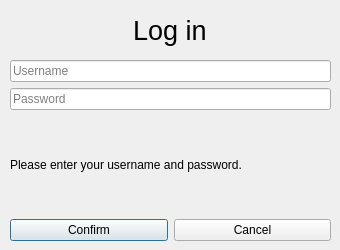
<?xml version="1.0" encoding="UTF-8"?>
<ui version="4.0">
 <class>Logindlg</class>
 <widget class="QDialog" name="Logindlg">
  <property name="geometry">
   <rect>
    <x>0</x>
    <y>0</y>
    <width>340</width>
    <height>250</height>
   </rect>
  </property>
  <property name="windowTitle">
   <string>Dialog</string>
  </property>
  <widget class="QWidget" name="verticalLayoutWidget_2">
   <property name="geometry">
    <rect>
     <x>10</x>
     <y>60</y>
     <width>321</width>
     <height>181</height>
    </rect>
   </property>
   <layout class="QVBoxLayout" name="verticalLayout_2" stretch="5,0,2">
    <item>
     <layout class="QVBoxLayout" name="verticalLayout" stretch="5,5">
      <item>
       <widget class="QLineEdit" name="UsernameEdit">
        <property name="text">
         <string/>
        </property>
        <property name="placeholderText">
         <string>Username</string>
        </property>
       </widget>
      </item>
      <item>
       <widget class="QLineEdit" name="PasswordEdit">
        <property name="text">
         <string/>
        </property>
        <property name="echoMode">
         <enum>QLineEdit::Password</enum>
        </property>
        <property name="placeholderText">
         <string>Password</string>
        </property>
       </widget>
      </item>
     </layout>
    </item>
    <item>
     <widget class="QLabel" name="promptlabel">
      <property name="text">
       <string>Please enter your username and password.</string>
      </property>
     </widget>
    </item>
    <item>
     <layout class="QHBoxLayout" name="horizontalLayout">
      <item>
       <widget class="QPushButton" name="confirmButton">
        <property name="text">
         <string>Confirm</string>
        </property>
       </widget>
      </item>
      <item>
       <widget class="QPushButton" name="cancelButton">
        <property name="text">
         <string>Cancel</string>
        </property>
       </widget>
      </item>
     </layout>
    </item>
   </layout>
  </widget>
  <widget class="QWidget" name="layoutWidget">
   <property name="geometry">
    <rect>
     <x>10</x>
     <y>10</y>
     <width>319</width>
     <height>41</height>
    </rect>
   </property>
   <layout class="QHBoxLayout" name="horizontalLayout_2">
    <item>
     <spacer name="horizontalSpacer">
      <property name="orientation">
       <enum>Qt::Horizontal</enum>
      </property>
      <property name="sizeHint" stdset="0">
       <size>
        <width>40</width>
        <height>20</height>
       </size>
      </property>
     </spacer>
    </item>
    <item>
     <widget class="QLabel" name="label">
      <property name="font">
       <font>
        <pointsize>20</pointsize>
       </font>
      </property>
      <property name="layoutDirection">
       <enum>Qt::LeftToRight</enum>
      </property>
      <property name="text">
       <string>Log in</string>
      </property>
      <property name="textFormat">
       <enum>Qt::AutoText</enum>
      </property>
     </widget>
    </item>
    <item>
     <spacer name="horizontalSpacer_2">
      <property name="orientation">
       <enum>Qt::Horizontal</enum>
      </property>
      <property name="sizeHint" stdset="0">
       <size>
        <width>40</width>
        <height>20</height>
       </size>
      </property>
     </spacer>
    </item>
   </layout>
  </widget>
 </widget>
 <resources/>
 <connections/>
</ui>
